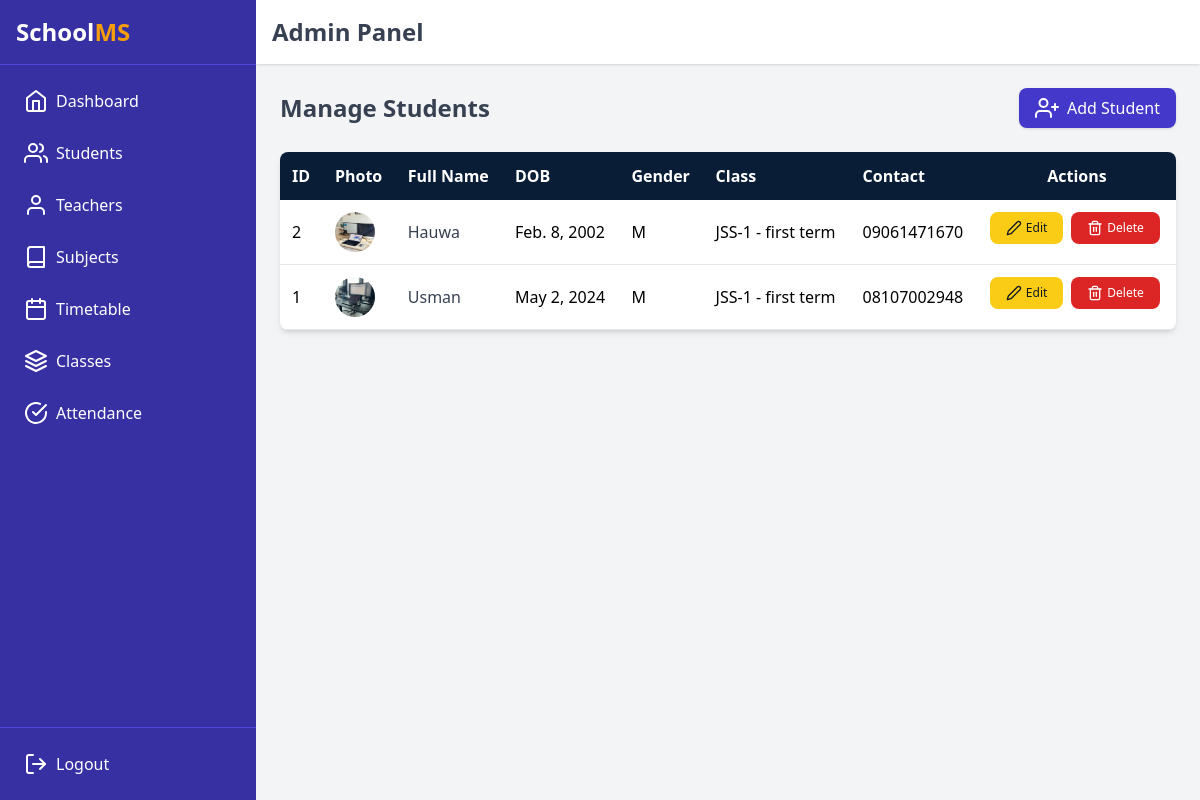
The app's page /students/manage/ with its own data.
### students/models.py (models this page shows, shortened)
class Student(models.Model):
    GENDER_CHOICES = [
        ('M', 'Male'),
        ('F', 'Female'),
        ('O', 'Other'),
    ]
    user = models.OneToOneField(User, on_delete=models.CASCADE, related_name='student_profile')
    date_of_birth = models.DateField()
    email = models.EmailField()
    gender = models.CharField(max_length=1, choices=GENDER_CHOICES)
    student_class = models.ForeignKey('academics.StudentClass', on_delete=models.SET_NULL, null=True, related_name='students')
    contact = models.CharField(max_length=20)
    profile_image = models.ImageField(upload_to='student_profiles/', default='student_profiles/default.png')

### academics/models.py (models this page shows)
class StudentClass(models.Model):
    class_name = models.CharField(max_length=50)
    section = models.CharField(max_length=10)
    teacher = models.ForeignKey('teachers.Teacher', on_delete=models.SET_NULL, null=True, blank=True, related_name='main_classes')
    def __str__(self):
        return f"{self.class_name} - {self.section}"

### students/views.py (the view)
# urls.py: path("manage/", views.manage_students, name="manage_students"),
def manage_students(request):
    students = Student.objects.all().order_by('-id')
    return render(request, 'students/manage_students.html', {'students': students})

### students/templates/students/manage_students.html (shortened to what this page needs)
{% extends "admin_base.html" %}
{% load static %}
{% block content %}
<div class="flex justify-between items-center mb-6">
  <h1 class="text-2xl font-bold text-gray-700">Manage Students</h1>
  <a
    href="{% url 'add_student' %}"
    class="flex items-center space-x-2 bg-indigo-700 hover:bg-indigo-800 text-white px-4 py-2 rounded-lg shadow transition"
  >
    <i data-feather="user-plus"></i>
    <span>Add Student</span>
  </a>
</div>
<div class="overflow-x-auto bg-white shadow-md rounded-lg">
  <table class="w-full text-left border-collapse">
    <thead class="bg-[#0A1D37] text-white">
      <tr>
        <th class="p-3">ID</th>
        <th class="p-3">Photo</th>
        <th class="p-3">Full Name</th>
        <th class="p-3">DOB</th>
        <th class="p-3">Gender</th>
        <th class="p-3">Class</th>
        <th class="p-3">Contact</th>
        <th class="p-3 text-center">Actions</th>
        </tr>
      </thead>
      <tbody>
        {% for student in students %}
        <tr class="border-b hover:bg-gray-100">
          <td class="p-3">{{ student.id }}</td>
        <td class="p-3">
          {% if student.profile_image %}
          <img src="{{ student.profile_image.url }}" class="w-10 h-10 rounded-full" alt="{{ student.full_name }}" />
          {% else %}
          <img src="{% static 'images/default-avatar.png' %}" class="w-10 h-10 rounded-full" alt="No photo" />
          {% endif %}
        </td>
        <td class="p-3 font-medium text-gray-700">{{ student.user }}</td>
        <td class="p-3">{{ student.date_of_birth }}</td>
        <td class="p-3">{{ student.gender }}</td>
        <td class="p-3">{{ student.student_class }}</td>
        <td class="p-3">{{ student.contact }}</td>
          <td class="p-3 flex gap-2">
             <a
            href="{% url 'edit_student' student.id %}"
            class="flex items-center bg-yellow-400 text-gray-900 px-4 py-2 rounded-lg hover:bg-yellow-500 text-xs font-medium"
          >
            <i data-feather="edit-2" class="w-4 h-4 mr-1"></i> Edit
          </a>
          <a
            href="{% url 'delete_student' student.id %}"
            onclick="return confirm('Are you sure you want to delete this student?');"
            class="flex items-center bg-red-600 text-white px-4 py-2 rounded-lg hover:bg-red-700 text-xs font-medium"
          >
            <i data-feather="trash-2" class="w-4 h-4 mr-1"></i> Delete
          </a>
          </td>
        </tr>
        {% empty %}
        <tr><td colspan="5" class="p-3 text-center text-gray-500">No students found.</td></tr>
        {% endfor %}
      </tbody>
    </table>
  </div>
</div>
{% endblock %}

### records on screen
Student: id "2", profile_image (picture), user "Hauwa", date_of_birth "Feb. 8, 2002", gender "M", student_class "JSS-1 - first term", contact "09061471670"
Student: id "1", profile_image (picture), user "Usman", date_of_birth "May 2, 2024", gender "M", student_class "JSS-1 - first term", contact "08107002948"
